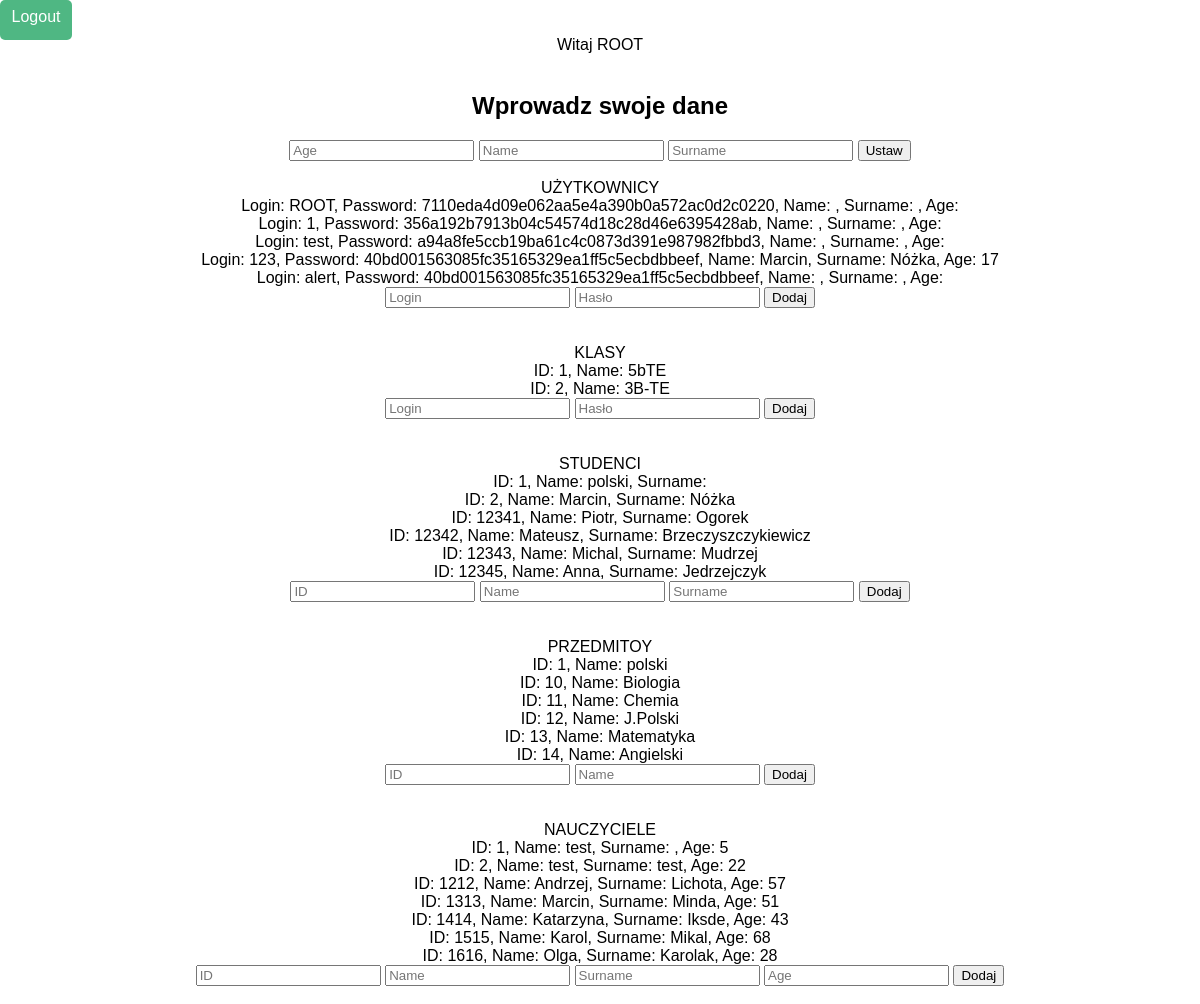
The app's page /main.php (signed in) with its own data.
### tables this page shows
CREATE TABLE `user` (
  `name` varchar(25) NOT NULL,
  `password` varchar(50) NOT NULL,
  `imie` varchar(25) DEFAULT NULL,
  `nazwisko` varchar(25) DEFAULT NULL,
  `wiek` int(10) DEFAULT NULL
);

CREATE TABLE `class` (
  `id` int(50) NOT NULL,
  `name` varchar(50) DEFAULT NULL
);

CREATE TABLE `student` (
  `id` int(50) NOT NULL,
  `name` varchar(50) DEFAULT NULL,
  `surname` varchar(50) DEFAULT NULL
);

CREATE TABLE `subject` (
  `id` int(50) NOT NULL,
  `name` varchar(50) DEFAULT NULL
);

CREATE TABLE `teacher` (
  `id` int(50) NOT NULL,
  `name` varchar(50) DEFAULT NULL,
  `surname` varchar(50) DEFAULT NULL,
  `age` int(50) DEFAULT NULL
);

### main.php (the view, shortened to what this page needs)
<!DOCTYPE html>
<html lang="en">
<head>
    <link rel="stylesheet" href="main.css" class="css">
</head>
<body>
<a id="logout" href='logout.php'>Logout</a><br><br>
<div id="forms">
    <?php
        if (isset($_SESSION['username'])){
    $username2 = $_SESSION['username'];
    echo "<div> Witaj ".$username2 ."</div> <br>";
 }
 else {
    header('Location: index.php');
 }
?>
<h2>Wprowadz swoje dane</h2>
<form method="post">
        <input type="text" name="userage" id="userage" placeholder="Age">
        <input type="text" name="username" id="username" placeholder="Name">
        <input type="text" name="usersurname" id="usersurname" placeholder="Surname">
        <button type="submit" name="add_userdata">Ustaw</button>
</form><br>
    <?php
    $servername ="localhost";
    $username = "root";
    $password = "";
    $dbname = "szkola";
    $conn =mysqli_connect($servername,$username,$password,$dbname);
    $sql = "SELECT * FROM user";
    $result = mysqli_query($conn, $sql);
    echo "UŻYTKOWNICY <br>";
    while($row = mysqli_fetch_assoc($result)) {
    echo "Login: " . $row["name"]. ", Password: " . $row["password"]. ", Name: " . $row["imie"]. ", Surname: " . $row["nazwisko"]. ", Age: " . $row["wiek"]. "<br>";
    }
 ?>
 <form method="post">
        <input type="text" name="name3" id="name3" placeholder="Login">
        <input type="text" name="password3" id="password3" placeholder="Hasło">
        <button type="submit" name="add_user">Dodaj</button>
 </form>
 <?php
        echo "<br><br>";
        $sql2 = "SELECT * FROM class";
        $result = mysqli_query($conn, $sql2);
        echo "KLASY <br>";
        while($row = mysqli_fetch_assoc($result)) {
        echo "ID: " . $row["id"]. ", Name: " . $row["name"]."<br>";
        }
?>
      <form method="post">
        <input type="text" name="id" id="id" placeholder="Login">
        <input type="text" name="class_name" id="class_name" placeholder="Hasło">
        <button type="submit" name="add_class">Dodaj</button>
    </form>
<?php
        echo "<br><br>";
        $sql3 = "SELECT * FROM student";
        $result = mysqli_query($conn, $sql3);
        echo "STUDENCI <br>";
        while($row = mysqli_fetch_assoc($result)) {
        echo "ID: " . $row["id"]. ", Name: " . $row["name"]. ", Surname: " . $row["surname"]."<br>";
        }
        ?>
        <form method="post">
               <input type="text" name="id2" id="id2" placeholder="ID">
               <input type="text" name="student_name" id="student_name" placeholder="Name">
               <input type="text" name="student_surname" id="student_surname" placeholder="Surname">
               <button type="submit" name="add_student">Dodaj</button>
        </form>
        <?php
        echo "<br><br>";
        $sql4 = "SELECT * FROM subject";
        $result = mysqli_query($conn, $sql4);
        echo "PRZEDMITOY <br>";
        while($row = mysqli_fetch_assoc($result)) {
        echo "ID: " . $row["id"]. ", Name: " . $row["name"]."<br>";
        }
        ?>
 <form method="post">
        <input type="text" name="id3" id="name3" placeholder="ID">
        <input type="text" name="subject_name" id="password3" placeholder="Name">
        <button type="submit" name="add_subject">Dodaj</button>
 </form>
 <?php
        echo "<br><br>";
        $sql5 = "SELECT * FROM teacher";
        $result = mysqli_query($conn, $sql5);
        echo "NAUCZYCIELE <br>";
        while($row = mysqli_fetch_assoc($result)) {
        echo "ID: " . $row["id"]. ", Name: " . $row["name"]. ", Surname: " . $row["surname"]. ", Age: " . $row["age"]."<br>";
        }
?>
 <form method="post">
        <input type="text" name="id4" id="id4" placeholder="ID">
        <input type="text" name="teacher_name" id="teacher_name" placeholder="Name">
        <input type="text" name="teacher_surname" id="teacher_surname" placeholder="Surname">
        <input type="text" name="age" id="age" placeholder="Age">
        <button type="submit" name="add_teacher">Dodaj</button><br><br>
 </form>
 </div>
</body>
</html>

### main.css (style rules this page uses)
body { margin: 0; padding: 0; overflow-x: hidden; background-color: white; font-family: 'Trebuchet MS', 'Lucida Sans Unicode', 'Lucida Grande', 'Lucida Sans', Arial, sans-serif; }
#forms { text-align: center; width: 100vw; height: 100vh; }
#logout { position: absolute; background-color: #4fb783; text-decoration: none; color: white; height: 4vh; width: 6vw; text-align: center; padding-top: 1vh; border-radius: 5px; }
#forms>div { text-align: center; }

### records on screen
user: name "ROOT", password "7110eda4d09e062aa5e4a390b0a572ac0d2c0220"
user: name "1", password "356a192b7913b04c54574d18c28d46e6395428ab"
user: name "test", password "a94a8fe5ccb19ba61c4c0873d391e987982fbbd3"
user: name "123", password "40bd001563085fc35165329ea1ff5c5ecbdbbeef", imie "Marcin", nazwisko "Nóżka", wiek "17"
user: name "alert", password "40bd001563085fc35165329ea1ff5c5ecbdbbeef"
class: id "1", name "5bTE"
class: id "2", name "3B-TE"
student: id "1", name "polski"
student: id "2", name "Marcin", surname "Nóżka"
student: id "12341", name "Piotr", surname "Ogorek"
student: id "12342", name "Mateusz", surname "Brzeczyszczykiewicz"
student: id "12343", name "Michal", surname "Mudrzej"
student: id "12345", name "Anna", surname "Jedrzejczyk"
subject: id "1", name "polski"
subject: id "10", name "Biologia"
subject: id "11", name "Chemia"
subject: id "12", name "J.Polski"
subject: id "13", name "Matematyka"
subject: id "14", name "Angielski"
teacher: id "1", name "test", age "5"
teacher: id "2", name "test", surname "test", age "22"
teacher: id "1212", name "Andrzej", surname "Lichota", age "57"
teacher: id "1313", name "Marcin", surname "Minda", age "51"
teacher: id "1414", name "Katarzyna", surname "Iksde", age "43"
teacher: id "1515", name "Karol", surname "Mikal", age "68"
teacher: id "1616", name "Olga", surname "Karolak", age "28"

### other values on screen
$username2 "ROOT"
